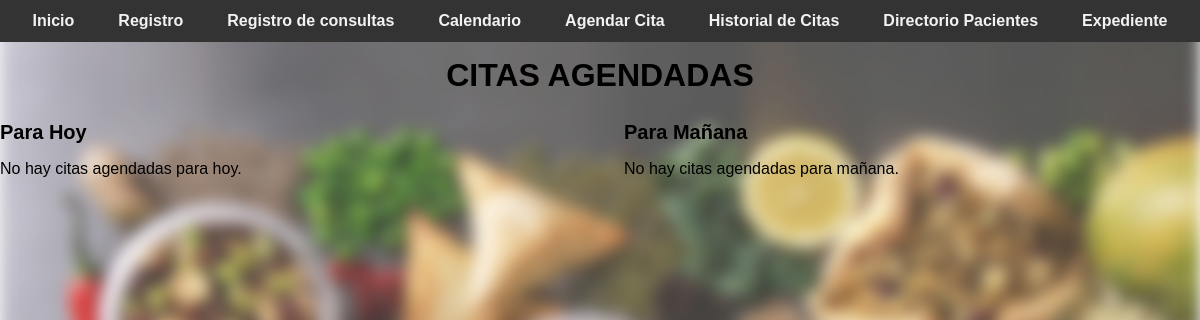
/options (signed in), run on an earlier commit of the app's database.
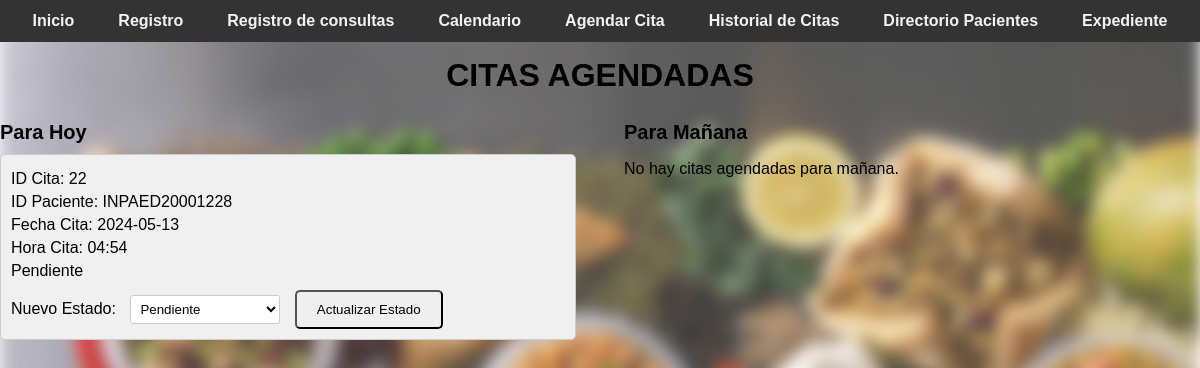
And on a later commit of the database.
### tables this page shows
CREATE TABLE citas (
                    id_cita INTEGER PRIMARY KEY AUTOINCREMENT,
                    id_paciente TEXT,
                    fecha_consulta TEXT NOT NULL,
                    hora_consulta TEXT NOT NULL, 
                    observaciones TEXT,
                    estado TEXT DEFAULT 'Pendiente',
                    FOREIGN KEY (id_paciente) REFERENCES pacientes(id_paciente)
                );

### app.py (the view)
@app.route('/options')
@login_required
def options():
    current_date = datetime.now().date()
    tomorrow_date = current_date + timedelta(days=1)
    with get_db_connection() as connection:
        cursor = connection.cursor()
        cursor.execute("SELECT * FROM citas WHERE fecha_consulta = ?", (current_date,))
        citas_hoy = cursor.fetchall()
        cursor.execute("SELECT * FROM citas WHERE fecha_consulta = ?", (tomorrow_date,))
        citas_manana = cursor.fetchall()
    return render_template('options.html', citas_hoy=citas_hoy, citas_manana=citas_manana)

### app.py (called while the page is built)
def get_db_connection():
    return sqlite3.connect('nutricion_consulta.db')

def login_required(f):
    @wraps(f)
    def decorated_function(*args, **kwargs):
        if 'username' not in session:
            return redirect(url_for('login'))
        return f(*args, **kwargs)
    return decorated_function

### templates/options.html (shortened to what this page needs)
<!DOCTYPE html>
<html lang="es">
<head>
    <link rel="stylesheet" href="{{ url_for('static', filename='css/style.css') }}">
</head>
<body>
    <div class="navbar">
        <a href="/">Inicio</a>
        <a href="/registro">Registro</a>
        <a href="/consultar">Registro de consultas</a>
        <a href="/options">Calendario</a>
        <a href="/agendar_cita">Agendar Cita</a>
        <a href="/historial_citas">Historial de Citas</a>
        <a href="/directorio_pacientes">Directorio Pacientes</a>
        <a href="/expediente">Expediente</a>
    </div>
    <br>      <br>
            <h1>CITAS AGENDADAS</h1>
            <div class="citas-container">
                <div class="citas-hoy">
                    <h2>Para Hoy</h2>
                    {% if citas_hoy %}
                    {% for cita in citas_hoy %}
                    <div class="cita-agendada">
                        <p>ID Cita: {{ cita[0] }}</p>
                        <p>ID Paciente: {{ cita[1] }}</p>
                        <p>Fecha Cita: {{ cita[2] }}</p>
                        <p>Hora Cita: {{ cita[3] }}</p>
                        <p>{{ cita[5] }}</p>
                        <form action="/actualizar_estado" method="POST" class="update-form">
                            <label for="estado">Nuevo Estado:</label>
                            <select name="estado" id="estado">
                                <option value="Pendiente">Pendiente</option>
                            </select>
                            <input type="submit" value="Actualizar Estado">
                        </form>
                    </div>
                    {% endfor %}
                    {% else %}
                    <p>No hay citas agendadas para hoy.</p>
                    {% endif %}
                </div>
                <div class="citas-mañana">
                    <h2>Para Mañana</h2>
                    {% if citas_manana %}
                    {% for cita in citas_manana %}
                    <div class="cita-agendada-mañana">
                        <p>ID Cita: {{ cita[0] }}</p>
                        <p>ID Paciente: {{ cita[1] }}</p>
                        <p>Fecha Cita: {{ cita[2] }}</p>
                        <p>Hora Cita: {{ cita[3] }}</p>
                    </div>
                    {% endfor %}
                    {% else %}
                    <p>No hay citas agendadas para mañana.</p>
                    {% endif %}
                </div>
        </div>
</body>
</html>

What changed in the data, as far as the page shows it:
added citas: id_cita "22", id_paciente "INPAED20001228", fecha_consulta "2024-05-13", hora_consulta "04:54", estado "Pendiente"
Also different on the page:
text no longer shown: "No hay citas agendadas para hoy."
